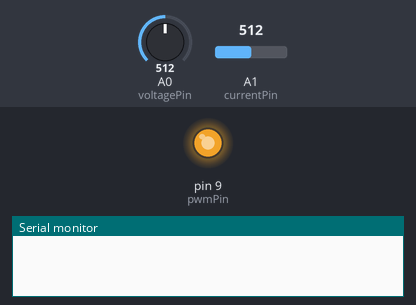
Recording of a sketch running on a simulated Arduino Uno, built with avr-gcc and run on an emulated ATmega328P. Parts: output pins drawn as LEDs (lit = HIGH), the last lines printed to the serial monitor. Inputs (shaded band) come from the test bench; at power-on: A0 (voltagePin) = 512, A1 (currentPin) = 512.

Above: at 0.1 s.
At 38.4 s:
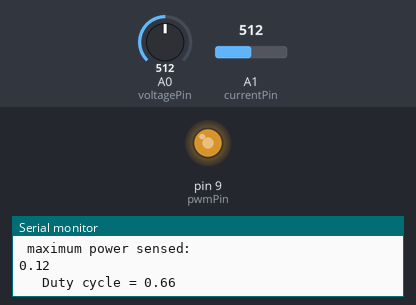
Timing chart, 0 to 39.9 s (numbered marks = the images above):
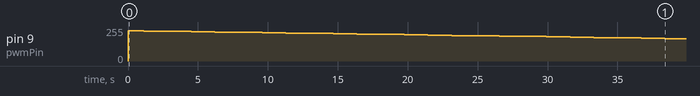

Measured:
- by itself, pin 9 (pwmPin): moves from 227/255 to 168/255 over 37.2 s

The sketch:

power_increment.ino
```cpp
#include <TimerOne.h>

const int voltagePin = A0; // Pin for PV voltage
const int currentPin = A1; // Pin for PV current
const int pwmPin = 9; // PWM output pin (for most Arduinos, pins 3, 5, 6, 9, 10, and 11 have PWM capability)

float voltage, current, power, lastVoltage, lastPower, V, I, maxpower, maxduty;
float deltaVoltage = 0.075; // Small perturbation in voltage
double duty = 0.89; // Start with a 50% duty cycle
int flag = 0;
void setup() {
 Serial.begin(9600);
 Timer1.initialize(100);
 pinMode(A0, INPUT);
 pinMode(A1, INPUT);
Timer1.pwm(9, duty*1023);

 lastVoltage = analogRead(A1) * (5.0 / 1023.0); // Initial voltage measurement
 lastPower = lastVoltage * (analogRead(A0) * (5.0 / 1023.0)); // Initial power calculation
  maxpower = 0;
 maxduty = duty;
}

void loop() {
 for(int i = 0; i < 1000; i++) {
 voltage = (voltage + (.0048828125 * analogRead(A1))); // (5 V / 1024 = 0.0049) which converter Measured analog input voltage to 5 V Range
delay(1);
}

 voltage = voltage/1000;
 I = -1 * (voltage - 2.509)/ 0.186;
 V = ( (.0048828125 * analogRead(A0)));

 current = analogRead(A1) * (5.0 / 1023.0);
 power = V * I;


if (flag == 1){
  duty = maxduty;
  }
else{
if (power > maxpower){
  maxpower = power;
  maxduty = duty;}

if (duty >= 0.95 or duty <=0.15){
  duty = maxduty;
  flag = 1;
  }
  else{
    duty=duty-0.01;}
}

 // Update the PWM output
Timer1.pwm(9, duty*1023);

 lastPower = power;
lastVoltage = V;
 Serial.print("\t Duty cycle = "); // shows the voltage measured
 Serial.println(duty);
 Serial.print("\n Voltage Sensed (V) = ");
 Serial.println(V);
 Serial.print("\t Current (A) = "); // shows the voltage measured
 Serial.println(I);
 Serial.print("\t Power (W) = ");
 Serial.println(power);
 Serial.println("\n maximum power sensed:");
 Serial.println(maxpower);
 delay(500); // Adjust this delay based on how frequently you want to run the MPPT algorithm
}
```
